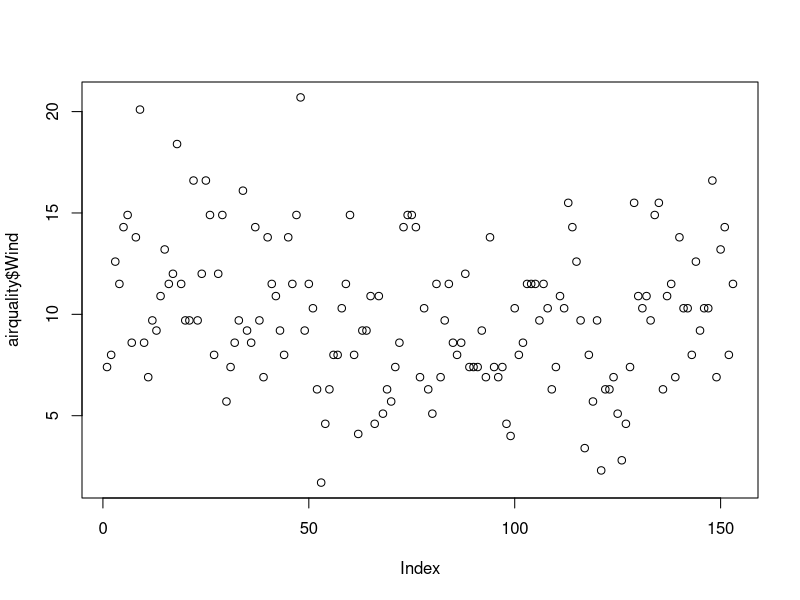
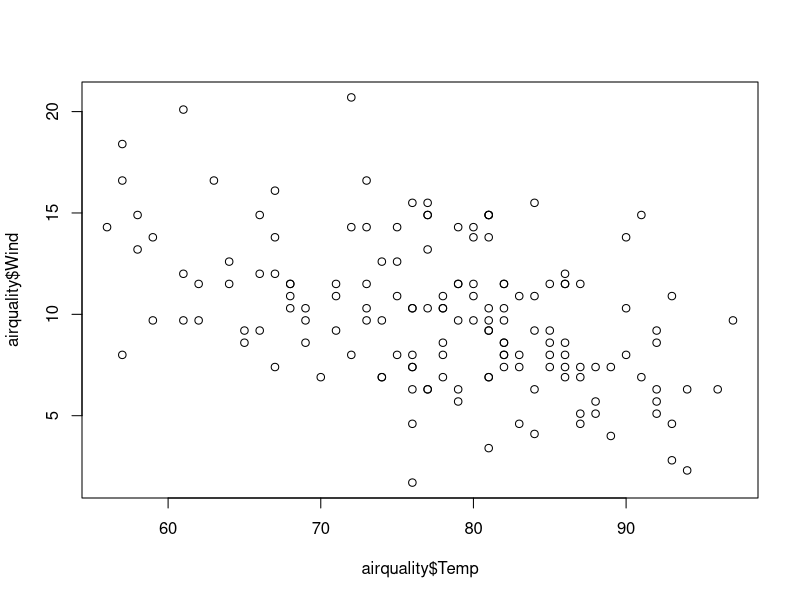
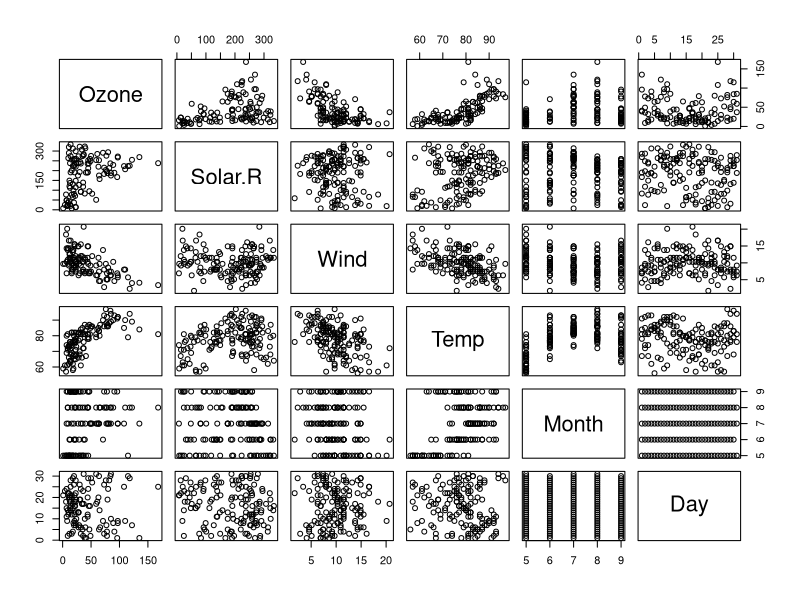
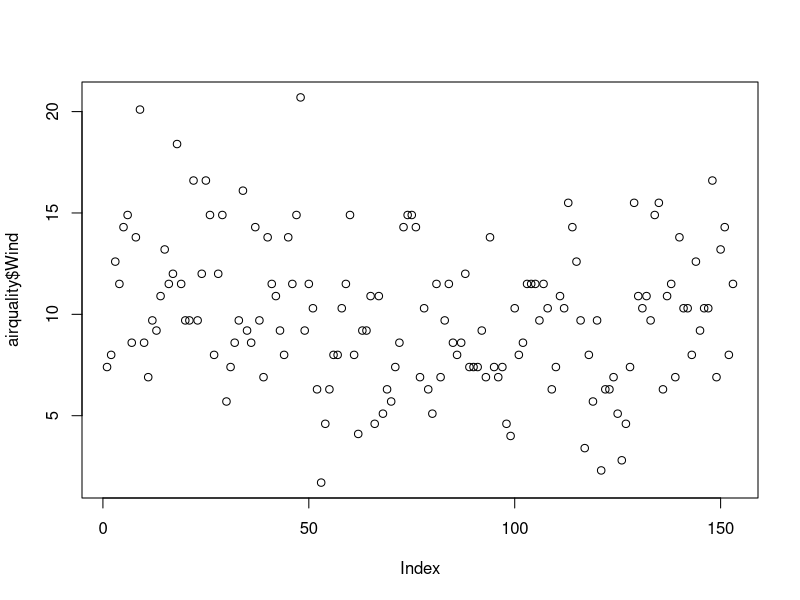
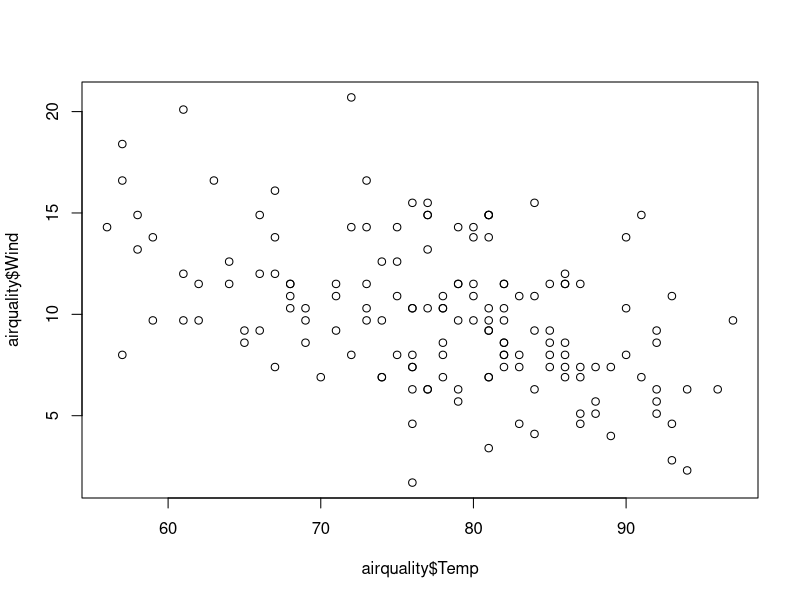
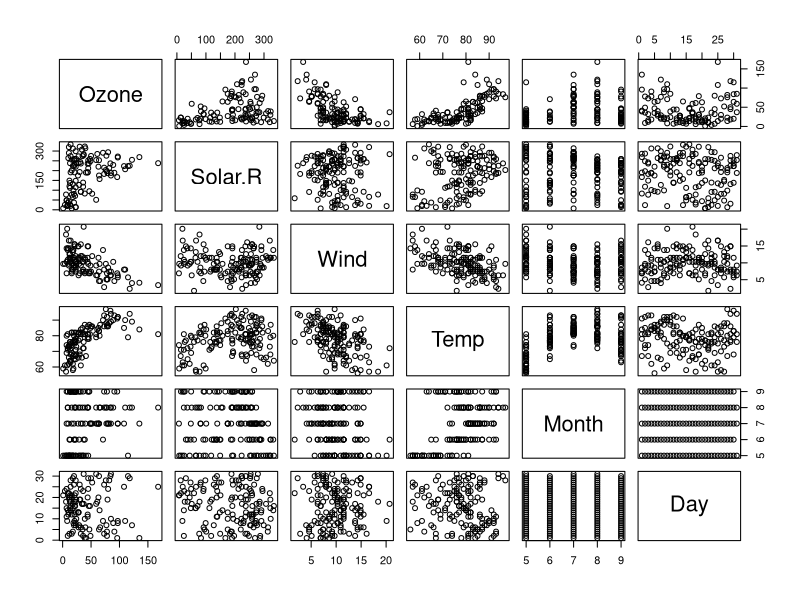
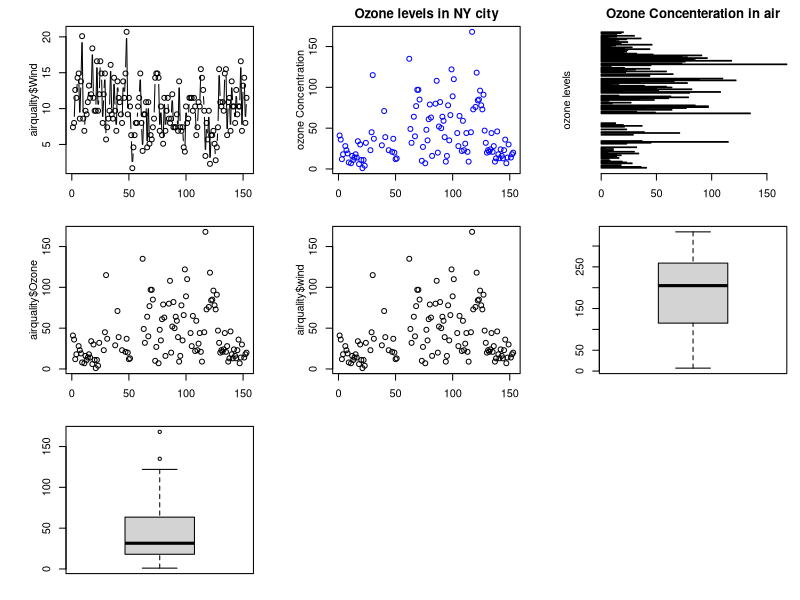

R code for these plots, in order: (Note: this script raises an error after producing the figures.)
f<- function(x)   return(x+2)
x<-c(5,7)
f(x)
Airquality<- datasets::airquality
head(airquality,10)
tail(airquality,10)
airquality[,c(1,2)]
airquality[,-2]
summary(airquality)
summary(airquality[,1])
airquality$Temp
summary(airquality$Temp)

plot(airquality$Wind)
plot(airquality$Temp,airquality$Wind,type='p')
plot(airquality)
plot(airquality$Wind)
plot(airquality$Temp,airquality$Wind,type="p")
plot(airquality)
# points and lines 
par(mfrow=c(3,3),mar=c(2,5,2,1),las=0, bty='o',mgp=c(2,1,0))
plot(airquality$Wind, type= "b") # p: points, l: lines,b: both
plot(airquality$Ozone, ylab = 'ozone Concentration', 
     xlab = 'No of Instances', main = 'Ozone levels in NY city',
     col = 'blue')
# Horizontal bar plot
barplot(airquality$Ozone, main = 'Ozone Concenteration in air',
        ylab = 'ozone levels', col= 'blue',horiz = T,axes=T)

plot(airquality$Ozone)
plot(airquality$Ozone,airquality$wind)
boxplot(airquality$Solar.R)
boxplot(airquality$Ozone)

write.csv(airquality,"C/airquality.csv")
